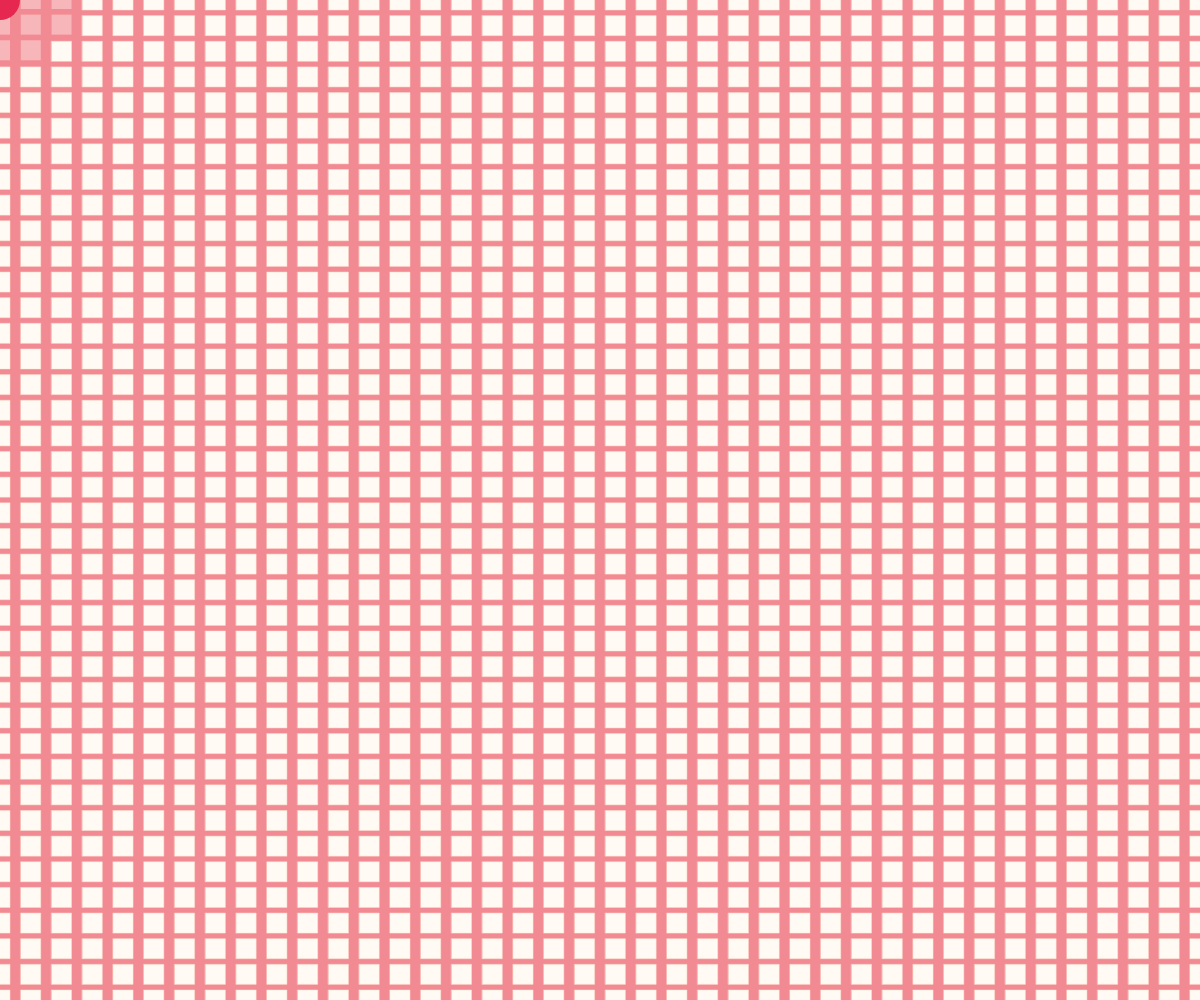
Frame 1 (no input)
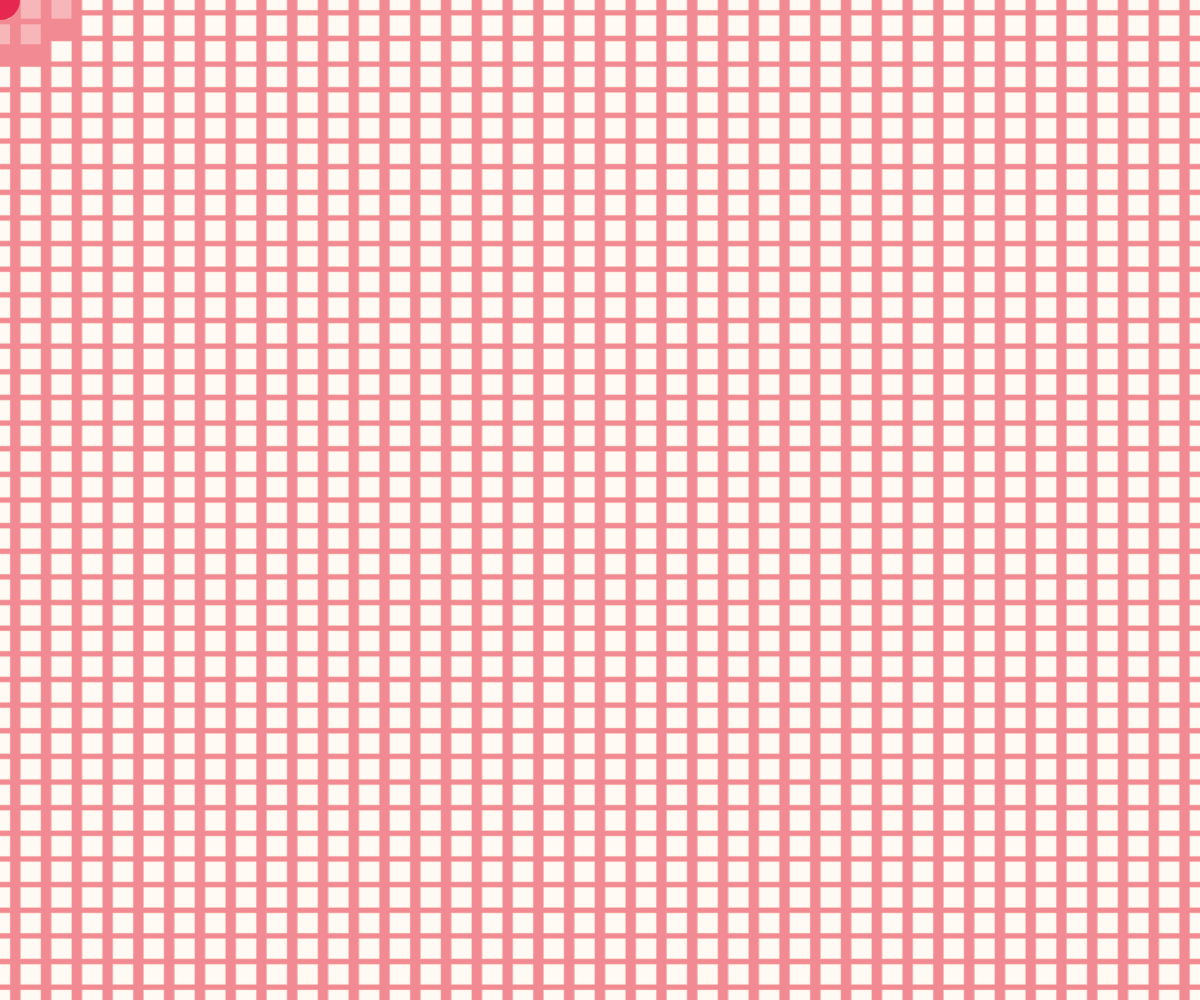
Frame 60 (no input)
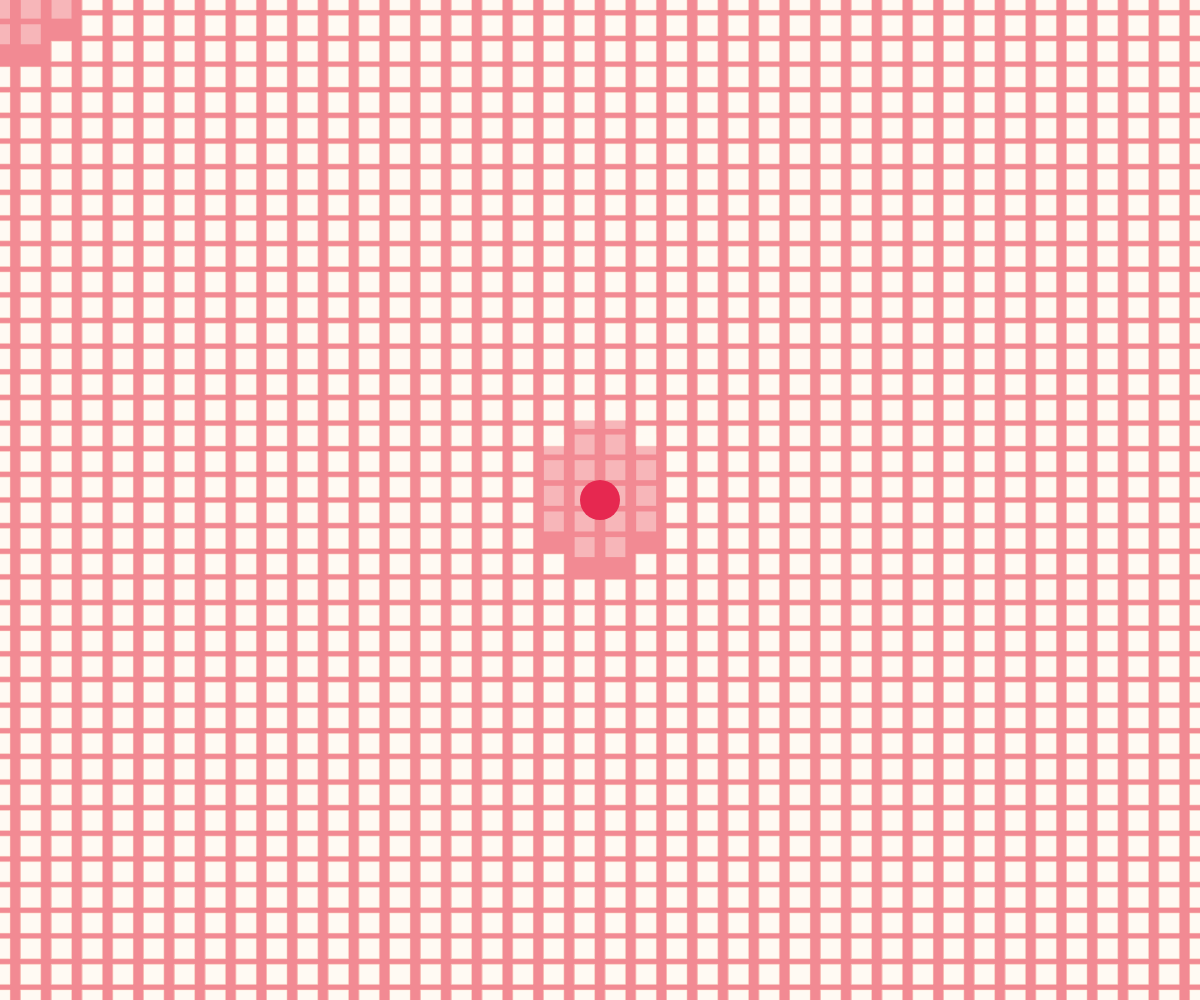
Frame 120 (the mouse pressed at the canvas centre since frame 60)

The p5.js sketch that drew these frames (run headless with seeded random() and noise() and a simulated clock; from frame 60 on, the mouse is pressed at the canvas centre):

// p5.js sketch
// ── sketch.js
// Pia Scharf - 2020

let grid;
let w;
let h;

let size;



function setup() {
  w = windowWidth;
  h = windowHeight;
  size = 30;

  createCanvas(w, h);
  
  grid = new Grid(40, 20); // anzahl, groesse
  grid.initGrid();

  rectMode(CENTER);
  strokeWeight(0.5);
  num = 0;
  
     //init mouse in center
  mouseX = w / 2;
  mouseY = h / 2;

}


function draw() {

  background(242, 138, 147); // Salmon Pink
  grid.displayGrid();
  grid.displayUser();

}



class Grid {

  constructor(num, temp_s) {

    this.numberX = num;
    this.numberY = num;
    this.s = temp_s;
    this.tiles = [];
    this.userR = w/30;

  }


  initGrid() {

    for (let i = 0; i < this.numberX; i++) {
      for (let j = 0; j < this.numberY; j++) {


        let ii = map(i, 0, this.numberX - 1, 0, width);
        let jj = map(j, 0, this.numberY - 1, 0, height);

        let tile = new Tile(ii, jj, this.s);
        this.tiles.push(tile);
      }
    }

  }


  displayGrid() {

    for (let i = 0; i < this.tiles.length; i++) {
      let til = this.tiles[i];
      til.move();
      til.display();
    }

  }


  displayUser() {

    push();
    fill(230, 40, 80); //Amaranth
    noStroke();
    ellipse(mouseX, mouseY, this.userR, this.userR);
    pop();

  }

}


class Tile {

  constructor(x, y, temp_s) {

    this.originX = x;
    this.originY = y;

    this.x = 0;
    this.y = 0;
    this.s = temp_s;
    this.c = color(253, 235, 218); //Antique White
    this.strokerize = true;

  }


  move() {
        let rad = size*2.5; 

    let d = dist(mouseX, mouseY, this.originX, this.originY);

    if (d < rad) {


      this.c = color(255, 250, 243, 100); //Floral White with 100 Alpha
      if (this.y > -17) {
        this.y = this.y - 1;
      }

      this.strokerize = false;

    }


  }


  display() {

    push();
    translate(this.originX, this.originY);

    if (this.strokerize) {

      stroke(252, 224, 205); //Unbleached Silk
      fill(255, 250, 243); // Floral White

    } else {
      noStroke();
      fill(this.c);
    }

    rect(this.x, this.y, this.s, this.s);
    pop();

  }


}
